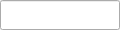
<?xml version="1.0" encoding="UTF-8"?>
<ui version="4.0">
 <class>Form</class>
 <widget class="QWidget" name="Form">
  <property name="geometry">
   <rect>
    <x>0</x>
    <y>0</y>
    <width>120</width>
    <height>30</height>
   </rect>
  </property>
  <property name="maximumSize">
   <size>
    <width>120</width>
    <height>16777215</height>
   </size>
  </property>
  <property name="windowTitle">
   <string>Form</string>
  </property>
  <layout class="QHBoxLayout" name="horizontalLayout">
   <property name="spacing">
    <number>0</number>
   </property>
   <property name="margin">
    <number>0</number>
   </property>
   <item>
    <widget class="QLineEdit" name="lineEdit">
     <property name="enabled">
      <bool>true</bool>
     </property>
     <property name="sizePolicy">
      <sizepolicy hsizetype="Minimum" vsizetype="Fixed">
       <horstretch>0</horstretch>
       <verstretch>0</verstretch>
      </sizepolicy>
     </property>
     <property name="minimumSize">
      <size>
       <width>120</width>
       <height>0</height>
      </size>
     </property>
     <property name="maximumSize">
      <size>
       <width>120</width>
       <height>30</height>
      </size>
     </property>
     <property name="toolTip">
      <string>Scalar value</string>
     </property>
     <property name="text">
      <string/>
     </property>
    </widget>
   </item>
  </layout>
 </widget>
 <resources/>
 <connections/>
</ui>
